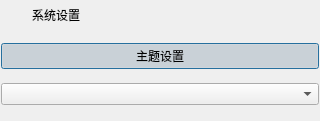
<?xml version="1.0" encoding="UTF-8"?>
<ui version="4.0">
 <class>FrmConfig</class>
 <widget class="QDialog" name="FrmConfig">
  <property name="geometry">
   <rect>
    <x>0</x>
    <y>0</y>
    <width>320</width>
    <height>121</height>
   </rect>
  </property>
  <property name="windowTitle">
   <string>Dialog</string>
  </property>
  <layout class="QVBoxLayout" name="verticalLayout">
   <property name="spacing">
    <number>0</number>
   </property>
   <property name="leftMargin">
    <number>1</number>
   </property>
   <property name="topMargin">
    <number>1</number>
   </property>
   <property name="rightMargin">
    <number>1</number>
   </property>
   <property name="bottomMargin">
    <number>1</number>
   </property>
   <item>
    <widget class="QWidget" name="widget_title" native="true">
     <property name="sizePolicy">
      <sizepolicy hsizetype="Preferred" vsizetype="Fixed">
       <horstretch>0</horstretch>
       <verstretch>0</verstretch>
      </sizepolicy>
     </property>
     <property name="minimumSize">
      <size>
       <width>100</width>
       <height>28</height>
      </size>
     </property>
     <layout class="QHBoxLayout" name="horizontalLayout_2">
      <property name="spacing">
       <number>0</number>
      </property>
      <property name="leftMargin">
       <number>0</number>
      </property>
      <property name="topMargin">
       <number>0</number>
      </property>
      <property name="rightMargin">
       <number>0</number>
      </property>
      <property name="bottomMargin">
       <number>0</number>
      </property>
      <item>
       <widget class="QLabel" name="lab_Ico">
        <property name="sizePolicy">
         <sizepolicy hsizetype="Minimum" vsizetype="Preferred">
          <horstretch>0</horstretch>
          <verstretch>0</verstretch>
         </sizepolicy>
        </property>
        <property name="minimumSize">
         <size>
          <width>31</width>
          <height>0</height>
         </size>
        </property>
        <property name="text">
         <string/>
        </property>
        <property name="alignment">
         <set>Qt::AlignCenter</set>
        </property>
       </widget>
      </item>
      <item>
       <widget class="QLabel" name="lab_Title">
        <property name="sizePolicy">
         <sizepolicy hsizetype="Expanding" vsizetype="Preferred">
          <horstretch>0</horstretch>
          <verstretch>0</verstretch>
         </sizepolicy>
        </property>
        <property name="styleSheet">
         <string notr="true"/>
        </property>
        <property name="text">
         <string>系统设置</string>
        </property>
        <property name="alignment">
         <set>Qt::AlignLeading|Qt::AlignLeft|Qt::AlignVCenter</set>
        </property>
       </widget>
      </item>
      <item>
       <widget class="QWidget" name="widget_menu" native="true">
        <property name="sizePolicy">
         <sizepolicy hsizetype="Minimum" vsizetype="Preferred">
          <horstretch>0</horstretch>
          <verstretch>0</verstretch>
         </sizepolicy>
        </property>
        <layout class="QHBoxLayout" name="horizontalLayout">
         <property name="spacing">
          <number>0</number>
         </property>
         <property name="leftMargin">
          <number>0</number>
         </property>
         <property name="topMargin">
          <number>0</number>
         </property>
         <property name="rightMargin">
          <number>0</number>
         </property>
         <property name="bottomMargin">
          <number>0</number>
         </property>
         <item>
          <widget class="QPushButton" name="btnMenu_Close">
           <property name="sizePolicy">
            <sizepolicy hsizetype="Minimum" vsizetype="Expanding">
             <horstretch>0</horstretch>
             <verstretch>0</verstretch>
            </sizepolicy>
           </property>
           <property name="minimumSize">
            <size>
             <width>40</width>
             <height>0</height>
            </size>
           </property>
           <property name="cursor">
            <cursorShape>ArrowCursor</cursorShape>
           </property>
           <property name="focusPolicy">
            <enum>Qt::NoFocus</enum>
           </property>
           <property name="toolTip">
            <string>关闭</string>
           </property>
           <property name="text">
            <string/>
           </property>
           <property name="flat">
            <bool>true</bool>
           </property>
          </widget>
         </item>
        </layout>
       </widget>
      </item>
     </layout>
    </widget>
   </item>
   <item>
    <widget class="QWidget" name="widget_main" native="true">
     <property name="styleSheet">
      <string notr="true"/>
     </property>
     <layout class="QHBoxLayout" name="horizontalLayout_6">
      <property name="spacing">
       <number>0</number>
      </property>
      <property name="leftMargin">
       <number>0</number>
      </property>
      <property name="topMargin">
       <number>0</number>
      </property>
      <property name="rightMargin">
       <number>0</number>
      </property>
      <property name="bottomMargin">
       <number>0</number>
      </property>
      <item>
       <widget class="QWidget" name="widget_left" native="true">
        <property name="minimumSize">
         <size>
          <width>100</width>
          <height>0</height>
         </size>
        </property>
        <layout class="QVBoxLayout" name="verticalLayout_2">
         <property name="spacing">
          <number>0</number>
         </property>
         <property name="leftMargin">
          <number>0</number>
         </property>
         <property name="topMargin">
          <number>0</number>
         </property>
         <property name="rightMargin">
          <number>0</number>
         </property>
         <property name="bottomMargin">
          <number>0</number>
         </property>
         <item>
          <widget class="QPushButton" name="btn1">
           <property name="text">
            <string>主题设置</string>
           </property>
           <property name="checkable">
            <bool>true</bool>
           </property>
           <property name="checked">
            <bool>true</bool>
           </property>
          </widget>
         </item>
         <item>
          <widget class="QComboBox" name="cboxAppStyle">
           <property name="sizePolicy">
            <sizepolicy hsizetype="Expanding" vsizetype="Fixed">
             <horstretch>0</horstretch>
             <verstretch>0</verstretch>
            </sizepolicy>
           </property>
           <property name="minimumSize">
            <size>
             <width>120</width>
             <height>0</height>
            </size>
           </property>
          </widget>
         </item>
        </layout>
       </widget>
      </item>
     </layout>
    </widget>
   </item>
  </layout>
 </widget>
 <tabstops>
  <tabstop>btn1</tabstop>
 </tabstops>
 <resources/>
 <connections/>
</ui>
